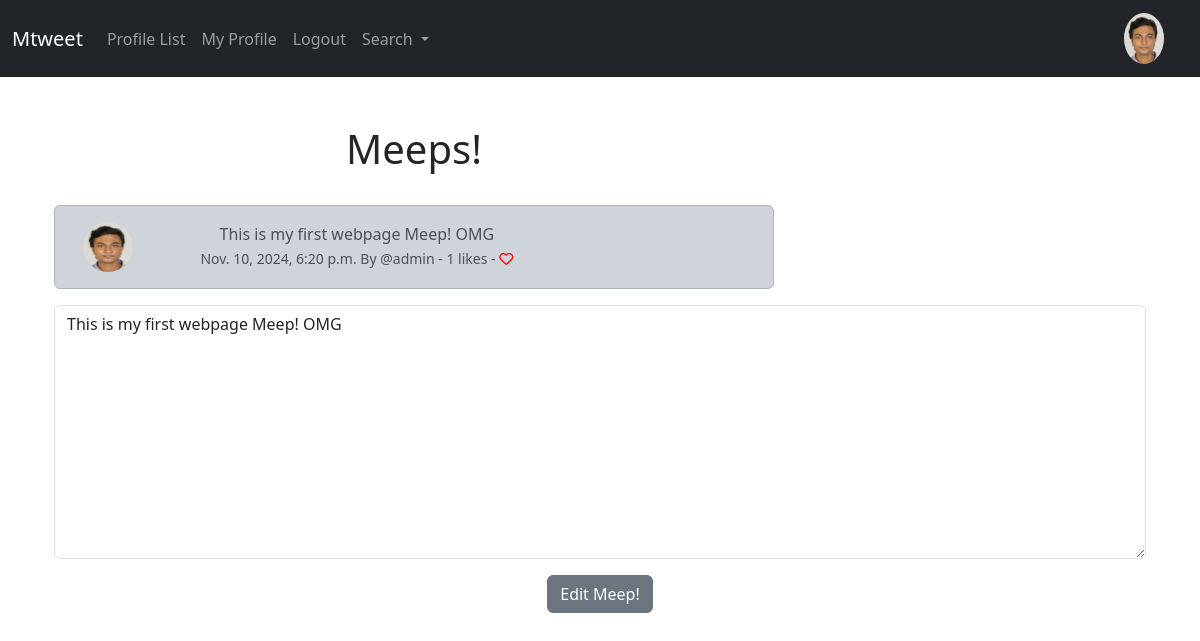
/edit_meep/8 (signed in), run on the app's committed database.
### Mtweet/models.py (models this page shows, shortened)
class Profile(models.Model):
    user = models.OneToOneField(User, on_delete=models.CASCADE)
    follows = models.ManyToManyField("self",related_name="followed_by",symmetrical=False,blank = True)
    date_modified = models.DateTimeField(User, auto_now=True)
    profile_image= models.ImageField(null=True, blank=True, upload_to="images/")
    profile_bio = models.CharField(null=True, blank=True,max_length=500)
    homepage_link = models.CharField(null=True, blank=True,max_length=100)
    facebook_link= models.CharField(null=True, blank=True,max_length=100)
    instagram_link= models.CharField(null=True, blank=True,max_length=100)
    linkedin_link= models.CharField(null=True, blank=True,max_length=100)

class Meep(models.Model):
    user = models.ForeignKey(
        User, related_name="meeps",
        on_delete=models.DO_NOTHING
        )
    body = models.CharField(max_length=200)
    created_at = models.DateTimeField(auto_now_add=True)
    likes= models.ManyToManyField(User, related_name="meep_like", blank=True)
    def number_of_likes(self):
         return self.likes.count()

### Mtweet/views.py (the view)
# urls.py: path('edit_meep/<int:pk>', views.edit_meep, name='edit_meep'),
def edit_meep(request, pk):
     if request.user.is_authenticated:
             meep = get_object_or_404(Meep, id=pk )
             if request.user.username == meep.user.username:
                form = MeepForm(request.POST or None, instance=meep)
                if request.method == "POST":
                     if form.is_valid():
                        meep = form.save(commit = False)
                        meep.user = request.user
                        meep.save()
                        messages.success(request, ('You Meeop has been Updated.... '))
                        return redirect ('home')
                else:
                    return render(request, "edit_meep.html", {'form': form, 'meep': meep})
             else:
                 messages.success(request, ("You Don't Own The Meep...."))
                 return redirect(home)
     else:
            messages.success(request, ("You Must Be Loggedin To View That Page...."))
            return redirect(home)

### Mtweet/forms.py
class MeepForm(forms.ModelForm):
    body = forms.CharField(
        required=True,
        widget=forms.widgets.Textarea(  # Corrected "wedget" to "widget"
            attrs={
                "placeholder": "Enter Your Mtweet Meep!",
                "class": "form-control",
            }
        ),
        label="",
    )
    class Meta:
        model = Meep
        exclude = ("user","likes")

### Mtweet/templates/edit_meep.html (shortened to what this page needs)
{% extends 'base.html' %}
{% block content %}
{% load static %}
<div class="container text-center">
    <div class="row">
        <div class="col-8">
    <h1>Meeps!</h1>
<br>
        <div class="alert alert-dark" role="alert">
            <div class="container">
                <div class="row">
                    <div class="col-1">
                    {%  if meep.user.profile.profile_image %}
                        <img src="{{ meep.user.profile.profile_image.url }}"  width=50 height="50"
                        class="rounded-circle" alt="{{ profile.user.username }}">
                    {% else %}
                    <img src="{% static 'images/Masud_photo.jpg' %}"  width=50 height="50"
                    class="rounded-circle" alt="{{ profile.user.username }}">
                    {% endif %}
                    </div>
        <div class="col-md-8">
            {{meep.body}} <br>
            <small class="text-muted">
             {{ meep.created_at }} By  @{{ meep.user.username }}
             - {{ meep.number_of_likes }} likes -
            {% if user in meep.likes.all %}
               <a href="{% url 'meep_like' meep.id %}">
                <i class="fa-solid fa-heart" style="color:red"></i>
                </a>
            {% else %}
               <a href="{% url 'meep_like' meep.id %}">
                <i class="fa fa-heart-o" style="color:red"></i>
                </a>
            {% endif %}
            </small>
        </div>
            <br>
            <br>
        </div>
    </div>
</div>
</div>
        <br>
        <br>
        <br>
        {% if form %}
        <form method="POST">
            {{ form.as_p }}
            <button type="submit" class="btn btn-secondary">Edit Meep!</button>
        </form>
        {% endif %}
{% endblock %}

### Mtweet/templates/navbar.html (shortened to what this page needs)
{% load static %}
<nav class="navbar navbar-expand-lg navbar-dark bg-dark">
    <div class="container-fluid">
      <a class="navbar-brand" href="{% url 'home' %}">Mtweet</a>
      <div class="collapse navbar-collapse" id="navbarSupportedContent">
        <ul class="navbar-nav me-auto mb-2 mb-lg-0">
          <li class="nav-item">
            <a class="nav-link"
             href="{% url 'profile_list' %}">Profile List</a>
          </li>
          {% if request.user.is_authenticated %}
          <li class="nav-item">
            <a class="nav-link"
             href="{% url 'profile'  request.user.id %}"> My Profile</a>
          </li>
          <li class="nav-item">
            <a class="nav-link"
             href="{% url 'logout' %}"> Logout</a>
          </li>
          {% endif %}
          <li class="nav-item dropdown">
            <a class="nav-link dropdown-toggle" href="#" role="button" data-bs-toggle="dropdown" aria-expanded="false">
              Search
            </a>
          </li>
        </ul>
         {% if user.is_authenticated %}
            <ul class="navbar-nav  ml-auto">
              <li class="nav-link  navbar-brand">
               <a href="{% url 'profile'  request.user.id %}">
              {% if user.profile.profile_image %}
                <img src="{{ user.profile.profile_image.url }}"  class="rounded-circle" alt=""
                width=40 >
              {% else %}
                 <img src="{% static 'images/Masud_photo.jpg' %}" class="img-fluid rounded-circle" width= 40 alt="Profile Image" >
              {% endif %}
              </a>
              </li>
            </ul>
         {% endif %}
      </div>
    </div>
  </nav>

### data on the page
Meep: user.profile.profile_image (picture), body "This is my first webpage Meep! OMG", created_at "Nov. 10, 2024, 6:20 p.m.", user.username "admin", number_of_likes "1"
